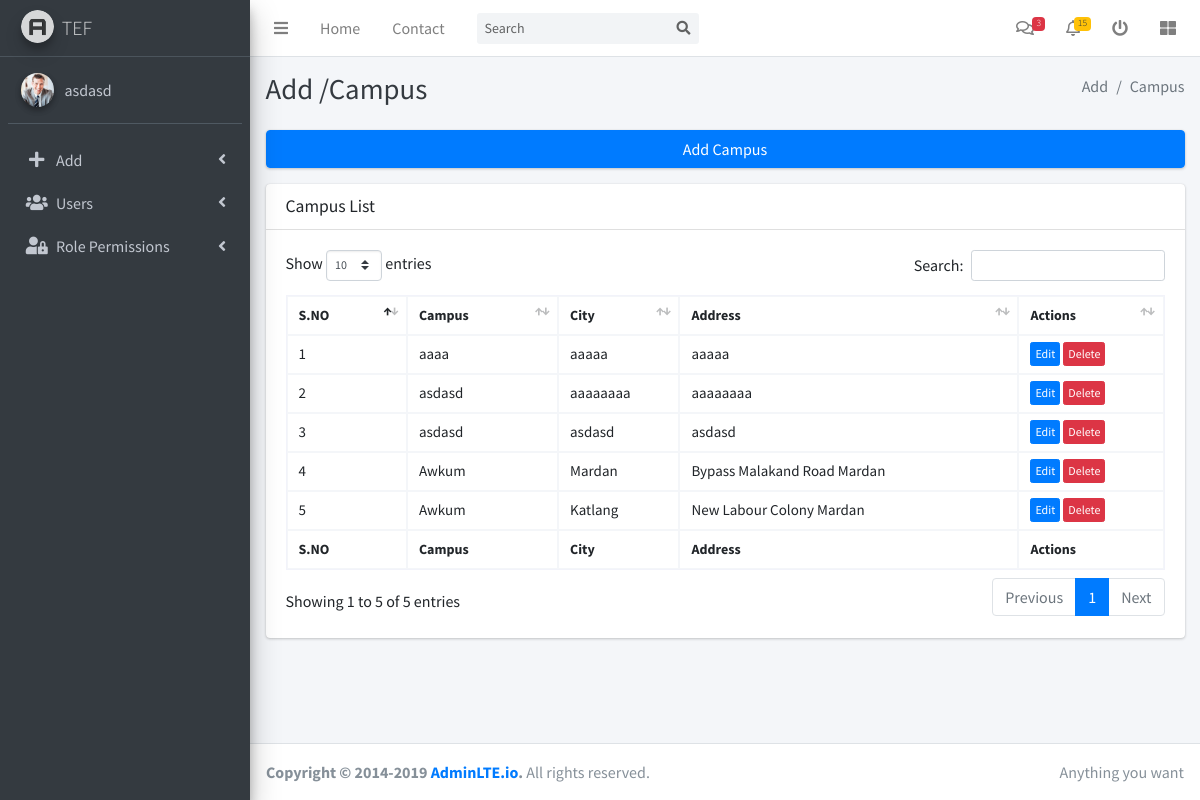
Screenshot of /modules/students/campus.php (signed in) with the database file from the repository.
### tables this page shows
CREATE TABLE `campus` (
  `srno` int(11) NOT NULL,
  `campus` varchar(100) DEFAULT NULL,
  `city` varchar(30) DEFAULT NULL,
  `address` varchar(100) DEFAULT NULL,
  `created_by` int(11) NOT NULL,
  `created_at` datetime DEFAULT NULL,
  `updated_at` datetime NOT NULL
);

### modules/students/campus.php (the view, shortened to what this page needs)
<?php include('../../config.php');?>
<!DOCTYPE html>
<html lang="en">
<head>
<?php include(INCLUDE_PATH.'/layouts/links.php');?>
<link rel="stylesheet" href="<?php echo BASE_URL; ?>assets/plugins/datatables-bs4/css/dataTables.bootstrap4.css">
</head>
<body class="hold-transition sidebar-mini">
<div class="wrapper">
<?php include(INCLUDE_PATH.'/layouts/navbar.php');?>
<?php include(INCLUDE_PATH.'/layouts/sidebar.php');?>
  <div class="content-wrapper">
    <div class="content-header">
      <div class="container-fluid">
        <div class="row mb-2">
          <div class="col-sm-6">
            <h1 class="m-0 text-dark">Add /Campus</h1>
          </div>
          <div class="col-sm-6">
            <ol class="breadcrumb float-sm-right">
              <li class="breadcrumb-item active">Add</li>
              <li class="breadcrumb-item active">Campus</li>
            </ol>
          </div>
        </div>
      </div>
    </div>
    <section class="content">
      <div class="container-fluid">
       <div class="row">
         <div class="col-12">
            <div class="card">
               <button type="button" class="btn btn-primary" data-toggle="modal" data-target="#myModal">
                 Add Campus
               </button>
             </div>
         </div>
       </div>
       <div class="row">
         <div class="col-md-12 col-lg-12 col-sm-12">
          <div class="card">
            <div class="card-header">
              <h3 class="card-title">Campus List</h3>
            </div>
            <div class="card-body">
              <table id="example1" class="w-100"  >
                <thead>
                <tr>
                  <th>S.NO</th>
                  <th>Campus</th>
                  <th>City</th>
                  <th>Address</th>
                  <th>Actions</th>
                </tr>
                </thead>
                <tbody id="list">
                    <?php
                    $c=1;
                    $get_users=mysqli_query($con,"SELECT * from `campus`");
                    while($rows=mysqli_fetch_array($get_users)){
                   ?>
                <tr>
                    <td><?php  echo $c++;?></td>
                    <td><?php  echo $rows['campus'];?></td>
                    <td><?php  echo $rows['city'];?></td>
                    <td><?php  echo $rows['address'];?></td>
                   <td>
                    <button class="btn btn-primary btn-xs editBtn"  type="button" data-toggle="modal" data-target="#edituser" value="<?php echo $rows['srno'];?>" onclick="campusEdit(this.value)" id="editBtn">Edit
                    </button>
                    <button class="btn btn-danger btn-xs deleteBtn" type="button" data-toggle="modal" data-target="#changeImage" value="<?php echo $rows['srno'];?>"  id="deleteBtn">Delete
                    </button></td>
                </tr>
                <?php }?>
               </tbody>
                <tfoot>
                <tr>
                  <th>S.NO</th>
                  <th>Campus</th>
                  <th>City</th>
                  <th>Address</th>
                  <th>Actions</th>
                </tr>
                </tfoot>
              </table>
            </div>
          </div>
           </div>
        </div>
      </div>
    </section>
  </div>
<?php include(INCLUDE_PATH.'/layouts/footer.php');?>
</div>
</body>
</html>

### modules/students/campus.php (style rules this page uses)
td,th,tr { height: 35px; border: 1px solid #f4f6f9; padding-left: 11px; }

### rows the page displays
campus: campus "aaaa", city "aaaaa", address "aaaaa"
campus: campus "asdasd", city "aaaaaaaa", address "aaaaaaaa"
campus: campus "asdasd", city "asdasd", address "asdasd"
campus: campus "Awkum", city "Mardan", address "Bypass Malakand Road Mardan", $rows['srno'] 5 (drawn)
campus: campus "Awkum", city "Katlang", address "New Labour Colony Mardan", $rows['srno'] 6 (drawn)

### other values shown
$_SESSION['user']['FNAME'] "asdasd"
